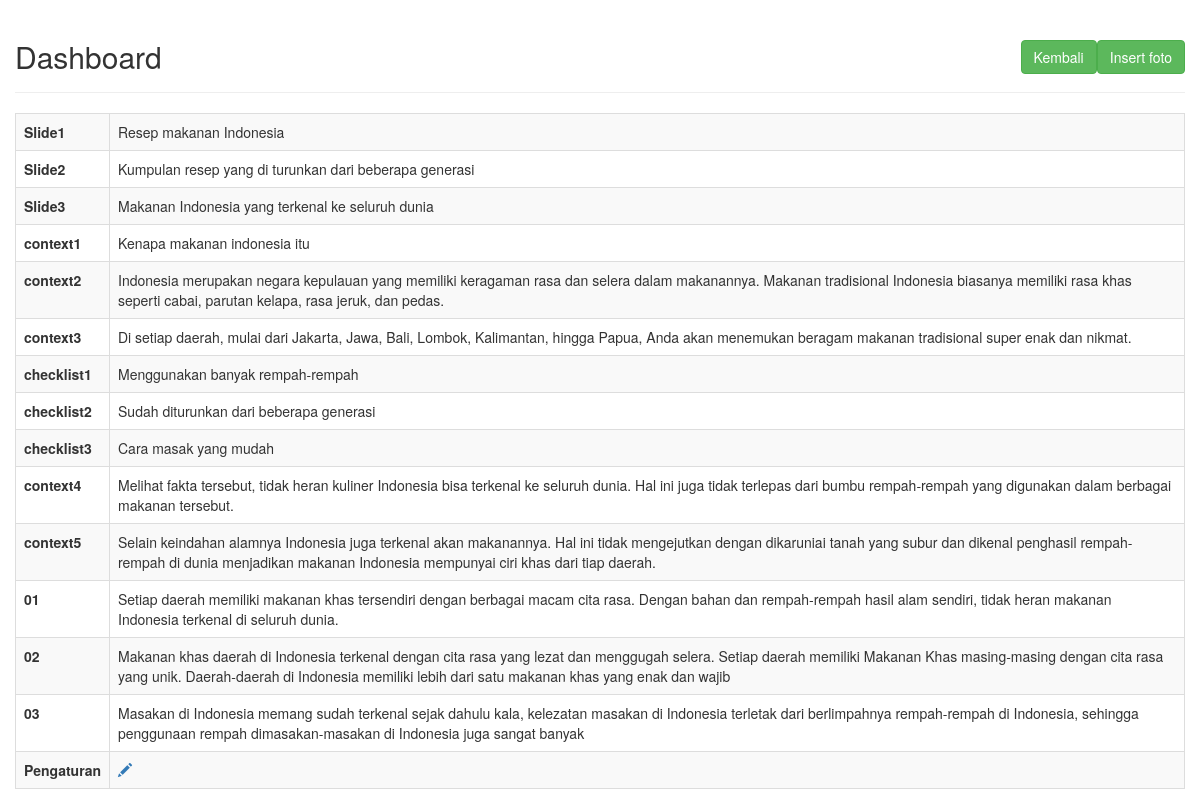
Page /dashboard.php on the committed database.
### tables this page shows
CREATE TABLE `niagahoster` (
  `id` int(11) NOT NULL,
  `name` varchar(255) NOT NULL,
  `name1` varchar(255) NOT NULL,
  `address` varchar(255) NOT NULL,
  `name2` varchar(255) NOT NULL,
  `name3` varchar(255) NOT NULL,
  `name4` varchar(225) NOT NULL,
  `name5` varchar(255) NOT NULL,
  `name6` varchar(225) NOT NULL,
  `name7` varchar(255) NOT NULL,
  `name8` varchar(225) NOT NULL,
  `name9` varchar(255) NOT NULL,
  `name10` varchar(225) NOT NULL,
  `name11` varchar(255) NOT NULL,
  `name12` varchar(225) NOT NULL,
  `salary` varchar(255) NOT NULL
);

### dashboard.php (the view, shortened to what this page needs)
<!DOCTYPE html>
<html lang="en">
<head>
    <link rel="stylesheet" href="https://maxcdn.bootstrapcdn.com/bootstrap/3.3.7/css/bootstrap.css">
</head>
<body>
    <div class="wrapper">
        <div class="container-fluid">
            <div class="row">
                <div class="col-md-12">
                    <div class="page-header clearfix">
                        <h2 class="pull-left">Dashboard</h2>
                        <a href="Insert_file/foto_index.php" class="btn btn-success pull-right">Insert foto</a>
                        <a href="index.php" class="btn btn-success pull-right">Kembali</a>
                    </div>
                    <?php
                    require_once "config.php";
                    $sql = "SELECT * FROM niagahoster";
                    if($result = mysqli_query($link, $sql)){
                        if(mysqli_num_rows($result) > 0){
                            echo "<table class='table table-bordered table-striped'>";
                            while($row = mysqli_fetch_array($result)){
                                echo "<tr>";
                                        echo "<th>Slide1</th>";
                                        echo "<td>" . $row['name'] . "</td>";
                                        echo "</tr>";
                                        echo "<tr>";
                                        echo "<th>Slide2</th>";
                                        echo "<td>" . $row['name1'] . "</td>";
                                        echo "</tr>";
                                        echo "<tr>";
                                        echo "<th>Slide3</th>";
                                        echo "<td>" . $row['address'] . "</td>";
                                        echo "</tr>";
                                        echo "<tr>";
                                        echo "<th>context1</th>";
                                        echo "<td>" . $row['name2'] . "</td>";
                                        echo "</tr>";
                                        echo "<tr>";
                                        echo "<th>context2</th>";
                                        echo "<td>" . $row['name3'] . "</td>";
                                        echo "</tr>";
                                        echo "<tr>";
                                        echo "<th>context3</th>";
                                        echo "<td>" . $row['name4'] . "</td>";
                                        echo "</tr>";
                                        echo "<tr>";
                                        echo "<th>checklist1</th>";
                                        echo "<td>" . $row['name5'] . "</td>";
                                        echo "</tr>";
                                        echo "<tr>";
                                        echo "<th>checklist2</th>";
                                        echo "<td>" . $row['name6'] . "</td>";
                                        echo "</tr>";
                                        echo "<tr>";
                                        echo "<th>checklist3</th>";
                                        echo "<td>" . $row['name7'] . "</td>";
                                        echo "</tr>";
                                        echo "<tr>";
                                        echo "<th>context4</th>";
                                        echo "<td>" . $row['name8'] . "</td>";
                                        echo "</tr>";
                                        echo "<tr>";
                                        echo "<th>context5</th>";
                                        echo "<td>" . $row['name9'] . "</td>";
                                        echo "</tr>";
                                        echo "<tr>";
                                        echo "<th>01</th>";
                                        echo "<td>" . $row['name10'] . "</td>";
                                        echo "</tr>";
                                        echo "<tr>";
                                        echo "<th>02</th>";
                                        echo "<td>" . $row['name11'] . "</td>";
                                        echo "</tr>";
                                        echo "<tr>";
                                        echo "<th>03</th>";
                                        echo "<td>" . $row['name12'] . "</td>";
                                        echo "</tr>";
                                        echo "<tr>";
                                        echo "<th>Pengaturan</th>";
                                        echo "<td>";
                                            echo "<a href='update.php?id=". $row['id'] ."' title='Update Record' data-toggle='tooltip'><span class='glyphicon glyphicon-pencil'></span></a>";
                                        echo "</td>";
                                        echo "</tr>";
                                    }
                            echo "</table>";
                        } else{
                            echo "<p class='lead'><em>No records were found.</em></p>";
                        }
                    } else{
                        echo "ERROR: Could not able to execute $sql. " . mysqli_error($link);
                    }
                    ?>
                </div>
            </div>
        </div>
    </div>
</body>
</html>

### dashboard.php (style rules this page uses)
.wrapper { width: 0 auto; margin: 0 auto; }
.page-header h2 { margin-top: 0; }
table tr td:last-child a { margin-right: 15px; }

### rows in the picture
niagahoster: name "Resep makanan Indonesia", name1 "Kumpulan resep yang di turunkan dari beberapa generasi", address "Makanan Indonesia yang terkenal ke seluruh dunia", name2 "Kenapa makanan indonesia itu", name3 "Indonesia merupakan negara kepulauan yang memiliki keragaman rasa dan selera dalam makanannya. Makanan tradisional Indonesia biasanya memiliki rasa khas seperti cabai, parutan kelapa, rasa jeruk, dan pedas.", name4 "Di setiap daerah, mulai dari Jakarta, Jawa, Bali, Lombok, Kalimantan, hingga Papua, Anda akan menemukan beragam makanan tradisional super enak dan nikmat.", name5 "Menggunakan banyak rempah-rempah", name6 "Sudah diturunkan dari beberapa generasi", name7 "Cara masak yang mudah", name8 "Melihat fakta tersebut, tidak heran kuliner Indonesia bisa terkenal ke seluruh dunia. Hal ini juga tidak terlepas dari bumbu rempah-rempah yang digunakan dalam berbagai makanan tersebut.", name9 "Selain keindahan alamnya Indonesia juga terkenal akan makanannya. Hal ini tidak mengejutkan dengan dikaruniai tanah yang subur dan dikenal penghasil rempah-rempah di dunia menjadikan makanan Indonesia mempunyai ciri khas dari tiap daerah.", name10 "Setiap daerah memiliki makanan khas tersendiri dengan berbagai macam cita rasa. Dengan bahan dan rempah-rempah hasil alam sendiri, tidak heran makanan Indonesia terkenal di seluruh dunia.", name11 "Makanan khas daerah di Indonesia terkenal dengan cita rasa yang lezat dan menggugah selera. Setiap daerah memiliki Makanan Khas masing-masing dengan cita rasa yang unik. Daerah-daerah di Indonesia memiliki lebih dari satu makanan khas yang enak dan wajib", name12 "Masakan di Indonesia memang sudah terkenal sejak dahulu kala, kelezatan masakan di Indonesia terletak dari berlimpahnya rempah-rempah di Indonesia, sehingga penggunaan rempah dimasakan-masakan di Indonesia juga sangat banyak"
